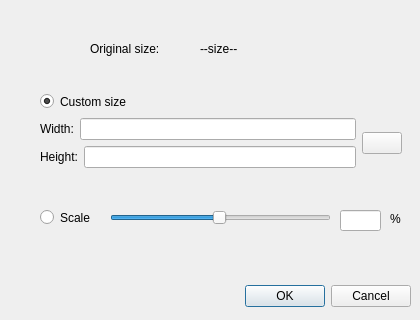
<?xml version="1.0" encoding="UTF-8"?>
<ui version="4.0">
 <class>Dialog</class>
 <widget class="QDialog" name="Dialog">
  <property name="geometry">
   <rect>
    <x>0</x>
    <y>0</y>
    <width>420</width>
    <height>320</height>
   </rect>
  </property>
  <property name="minimumSize">
   <size>
    <width>420</width>
    <height>320</height>
   </size>
  </property>
  <property name="maximumSize">
   <size>
    <width>420</width>
    <height>320</height>
   </size>
  </property>
  <property name="windowTitle">
   <string>Resize</string>
  </property>
  <widget class="QDialogButtonBox" name="buttonBox">
   <property name="geometry">
    <rect>
     <x>10</x>
     <y>280</y>
     <width>401</width>
     <height>32</height>
    </rect>
   </property>
   <property name="orientation">
    <enum>Qt::Horizontal</enum>
   </property>
   <property name="standardButtons">
    <set>QDialogButtonBox::Cancel|QDialogButtonBox::Ok</set>
   </property>
  </widget>
  <widget class="QRadioButton" name="radioCustom">
   <property name="geometry">
    <rect>
     <x>40</x>
     <y>90</y>
     <width>202</width>
     <height>23</height>
    </rect>
   </property>
   <property name="text">
    <string>Custom size</string>
   </property>
   <property name="checked">
    <bool>true</bool>
   </property>
  </widget>
  <widget class="QLabel" name="labelOrig">
   <property name="geometry">
    <rect>
     <x>90</x>
     <y>40</y>
     <width>91</width>
     <height>17</height>
    </rect>
   </property>
   <property name="text">
    <string>Original size:</string>
   </property>
  </widget>
  <widget class="QLabel" name="printOrigSize">
   <property name="geometry">
    <rect>
     <x>200</x>
     <y>40</y>
     <width>151</width>
     <height>17</height>
    </rect>
   </property>
   <property name="text">
    <string>--size--</string>
   </property>
  </widget>
  <widget class="QRadioButton" name="radioScale">
   <property name="geometry">
    <rect>
     <x>40</x>
     <y>202</y>
     <width>71</width>
     <height>31</height>
    </rect>
   </property>
   <property name="text">
    <string>Scale</string>
   </property>
  </widget>
  <widget class="QSlider" name="sliderScale">
   <property name="geometry">
    <rect>
     <x>110</x>
     <y>210</y>
     <width>221</width>
     <height>16</height>
    </rect>
   </property>
   <property name="minimum">
    <number>1</number>
   </property>
   <property name="maximum">
    <number>200</number>
   </property>
   <property name="sliderPosition">
    <number>100</number>
   </property>
   <property name="orientation">
    <enum>Qt::Horizontal</enum>
   </property>
  </widget>
  <widget class="QWidget" name="layoutWidget">
   <property name="geometry">
    <rect>
     <x>40</x>
     <y>110</y>
     <width>362</width>
     <height>66</height>
    </rect>
   </property>
   <layout class="QHBoxLayout" name="horizontalLayout_3">
    <item>
     <layout class="QVBoxLayout" name="verticalLayout_2">
      <item>
       <layout class="QVBoxLayout" name="verticalLayout">
        <item>
         <layout class="QHBoxLayout" name="horizontalLayout_2">
          <item>
           <widget class="QLabel" name="label">
            <property name="text">
             <string>Width:</string>
            </property>
           </widget>
          </item>
          <item>
           <widget class="QLineEdit" name="lineEdit"/>
          </item>
         </layout>
        </item>
        <item>
         <layout class="QHBoxLayout" name="horizontalLayout">
          <item>
           <widget class="QLabel" name="label_2">
            <property name="text">
             <string>Height:</string>
            </property>
           </widget>
          </item>
          <item>
           <widget class="QLineEdit" name="lineEdit_2"/>
          </item>
         </layout>
        </item>
       </layout>
      </item>
     </layout>
    </item>
    <item>
     <widget class="QPushButton" name="pushLock">
      <property name="toolTip">
       <string>-------------Lock aspect ratio---------------
-When turned on, the original
aspect ratio will be kept
-When only one dimension
is filled, the other one is calculated
-When both dimensions are filled,
convert will take the larger one
and the other one is calculated.</string>
      </property>
      <property name="text">
       <string/>
      </property>
      <property name="icon">
       <iconset resource="../resources/icons.qrc">
        <normaloff>:/images/images/lockicon.png</normaloff>:/images/images/lockicon.png</iconset>
      </property>
      <property name="checkable">
       <bool>true</bool>
      </property>
     </widget>
    </item>
    <item>
     <layout class="QVBoxLayout" name="verticalLayout_3"/>
    </item>
   </layout>
  </widget>
  <widget class="QLineEdit" name="textScale">
   <property name="geometry">
    <rect>
     <x>340</x>
     <y>210</y>
     <width>41</width>
     <height>21</height>
    </rect>
   </property>
  </widget>
  <widget class="QLabel" name="scalePercentLabel">
   <property name="geometry">
    <rect>
     <x>390</x>
     <y>210</y>
     <width>21</width>
     <height>17</height>
    </rect>
   </property>
   <property name="text">
    <string>%</string>
   </property>
  </widget>
 </widget>
 <resources>
  <include location="../resources/icons.qrc"/>
 </resources>
 <connections>
  <connection>
   <sender>buttonBox</sender>
   <signal>accepted()</signal>
   <receiver>Dialog</receiver>
   <slot>accept()</slot>
   <hints>
    <hint type="sourcelabel">
     <x>248</x>
     <y>254</y>
    </hint>
    <hint type="destinationlabel">
     <x>157</x>
     <y>274</y>
    </hint>
   </hints>
  </connection>
  <connection>
   <sender>buttonBox</sender>
   <signal>rejected()</signal>
   <receiver>Dialog</receiver>
   <slot>reject()</slot>
   <hints>
    <hint type="sourcelabel">
     <x>316</x>
     <y>260</y>
    </hint>
    <hint type="destinationlabel">
     <x>286</x>
     <y>274</y>
    </hint>
   </hints>
  </connection>
 </connections>
</ui>
